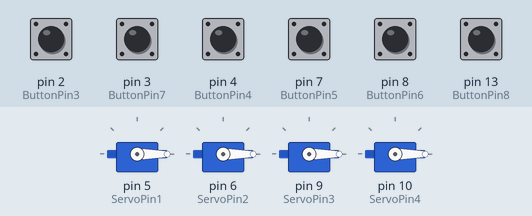
This sketch was run on a simulated Arduino Uno, built with avr-gcc and run on an emulated ATmega328P. Parts: 4 × servo. The inputs (shaded band) are chosen by the test bench; at power-on: pin 2 (ButtonPin3), pin 3 (ButtonPin7), pin 4 (ButtonPin4), pin 7 (ButtonPin5), pin 8 (ButtonPin6), pin 13 (ButtonPin8) HIGH.

Above: at 1.2 s.
1.3 s: pin 4 (ButtonPin4) pulled LOW for 0.15 s
At 1.7 s:
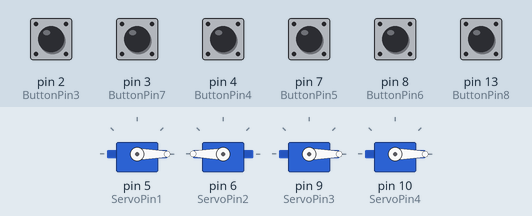
2.9 s: pin 8 (ButtonPin6) pulled LOW for 0.15 s
At 4.1 s:
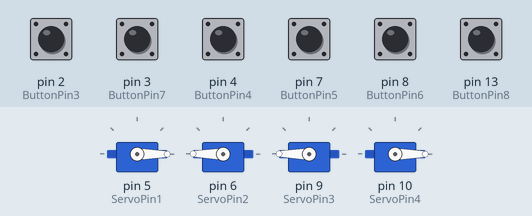
4.5 s: pin 2 (ButtonPin3) pulled LOW for 0.15 s
At 5.4 s:
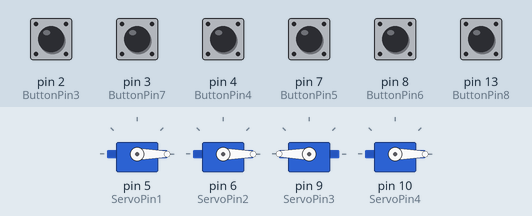
6.1 s: pin 13 (ButtonPin8) pulled LOW for 0.15 s
At 6.6 s:
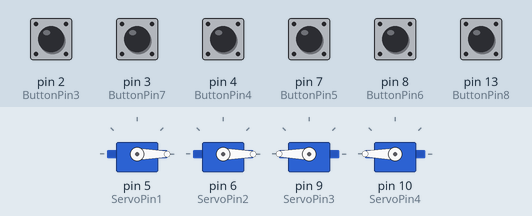
7.7 s: pin 7 (ButtonPin5) pulled LOW for 0.15 s
At 8.9 s:
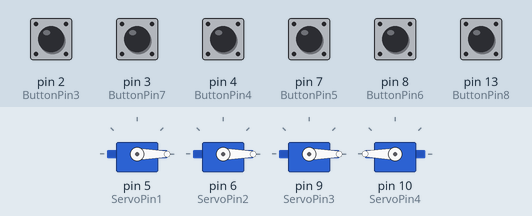
9.3 s: pin 4 (ButtonPin4) pulled LOW for 1 s
At 10.2 s:
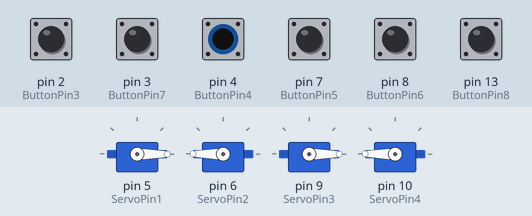
Timing chart, 0 to 12.3 s (numbered marks = the images above; inputs shaded):
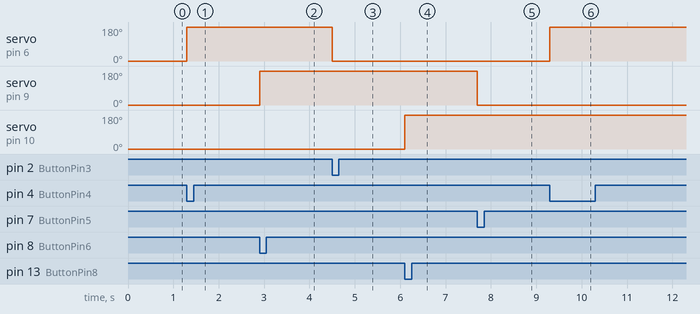

Measured:
- after the input at 1.3 s, servo on pin 6 (ServoPin2): 0° → 180° at once
- after the input at 2.9 s, servo on pin 9 (ServoPin3): 0° → 180° at once
- after the input at 4.5 s, servo on pin 6 (ServoPin2): 180° → 0° at once
- after the input at 6.1 s, servo on pin 10 (ServoPin4): 0° → 180° at once
- after the input at 7.7 s, servo on pin 9 (ServoPin3): 180° → 0° at once
- after the input at 9.3 s, servo on pin 6 (ServoPin2): 0° → 180° at once

The sketch:

servo.ino
```cpp
#include<Servo.h>

Servo S1;
Servo S2;
Servo S3;
Servo S4;


int ButtonPin1 = 0;
int ButtonPin2 = 1;
int ButtonPin3 = 2;
int ButtonPin4 = 4;
int ButtonPin5 = 7;
int ButtonPin6 = 8;
int ButtonPin7 = 3;
int ButtonPin8 = 13;
int ButtonPin9 = 18;
int ButtonPin10 = 19;

int ServoPin1 = 5;
int ServoPin2 = 6;
int ServoPin3 = 9;
int ServoPin4 = 10;

int Button1_s = 0;
int Button1_s1 = 0;
int Button2_s = 0;
int Button2_s1 = 0;
int Button3_s = 0;
int Button3_s1 = 0;
int Button4_s = 0;
int Button4_s1 = 0;


void setup() {
  Serial.begin(9600);
  S1.attach(ServoPin1);
  S2.attach(ServoPin2);
  S3.attach(ServoPin3);
  S4.attach(ServoPin4);


  pinMode(ButtonPin1, INPUT_PULLUP);
  pinMode(ButtonPin2, INPUT_PULLUP);
  pinMode(ButtonPin3, INPUT_PULLUP);
  pinMode(ButtonPin4, INPUT_PULLUP);
  pinMode(ButtonPin5, INPUT_PULLUP);
  pinMode(ButtonPin6, INPUT_PULLUP);
  pinMode(ButtonPin7, INPUT_PULLUP);
  pinMode(ButtonPin8, INPUT_PULLUP);


  S1.writeMicroseconds(0);
  S2.writeMicroseconds(0);
  S3.writeMicroseconds(0);
  S4.writeMicroseconds(0);

}

void loop() {
  Button1_s = digitalRead(ButtonPin1);
  Button1_s1 = digitalRead(ButtonPin2);
  Button2_s = digitalRead(ButtonPin3);
  Button2_s1 = digitalRead(ButtonPin4);
  Button3_s = digitalRead(ButtonPin5);
  Button3_s1 = digitalRead(ButtonPin6);
  Button4_s = digitalRead(ButtonPin7);
  Button4_s1 = digitalRead(ButtonPin8);

  // S1.write(180);S2.write(180);S3.write(180);S4.write(180);
  // delay(2000);
  // S1.write(0);S2.write(0);S3.write(0);S4.write(0);
  // delay(2000);

  if(Button1_s == 0){
     S1.writeMicroseconds(0);
     delay(500);
  }
  if(Button1_s1 == 0){
      S1.writeMicroseconds(3000);
      delay(500);
  }

  if(Button2_s == 0){
     S2.writeMicroseconds(0);
     delay(500);
  }
  if(Button2_s1 == 0){
      S2.writeMicroseconds(3000);
      delay(500);
  }

  if(Button3_s == 0){
     S3.writeMicroseconds(0);
     delay(500);
  }
  if(Button3_s1 == 0){
      S3.writeMicroseconds(3000);
      delay(500);
  }

  if(Button4_s == 0){
     S4.writeMicroseconds(0);
     delay(500);
  }
  if(Button4_s1 == 0){
      S4.writeMicroseconds(3000);
      delay(500);
  }

}
```
